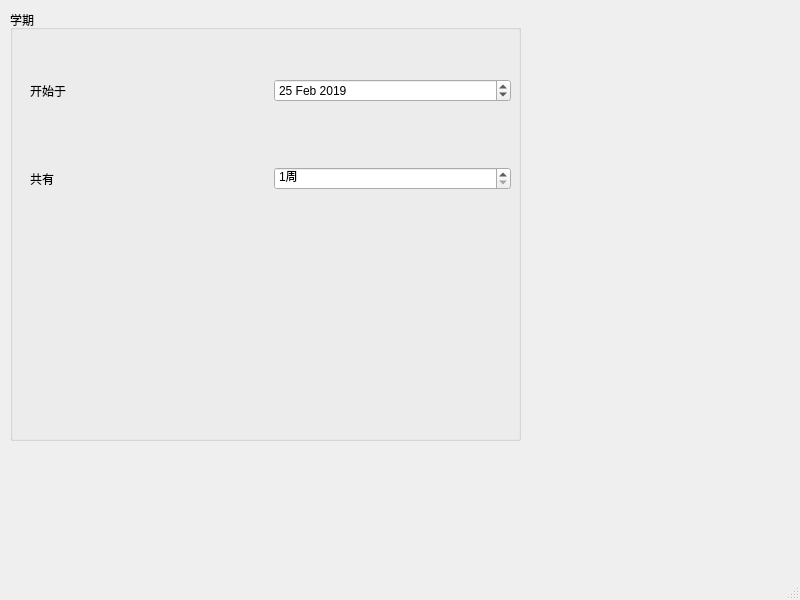
<?xml version="1.0" encoding="UTF-8"?>
<ui version="4.0">
 <class>SettingWindow</class>
 <widget class="QMainWindow" name="SettingWindow">
  <property name="geometry">
   <rect>
    <x>0</x>
    <y>0</y>
    <width>800</width>
    <height>600</height>
   </rect>
  </property>
  <property name="windowTitle">
   <string>设置界面</string>
  </property>
  <widget class="QWidget" name="centralwidget">
   <widget class="QGroupBox" name="groupBox">
    <property name="geometry">
     <rect>
      <x>10</x>
      <y>10</y>
      <width>511</width>
      <height>431</height>
     </rect>
    </property>
    <property name="title">
     <string>学期</string>
    </property>
    <widget class="QWidget" name="verticalLayoutWidget">
     <property name="geometry">
      <rect>
       <x>20</x>
       <y>10</y>
       <width>481</width>
       <height>231</height>
      </rect>
     </property>
     <layout class="QVBoxLayout" name="verticalLayout">
      <item>
       <layout class="QHBoxLayout" name="horizontalLayout">
        <item>
         <widget class="QLabel" name="label">
          <property name="text">
           <string>开始于</string>
          </property>
         </widget>
        </item>
        <item>
         <widget class="QDateEdit" name="dateEdit">
          <property name="dateTime">
           <datetime>
            <hour>0</hour>
            <minute>0</minute>
            <second>0</second>
            <year>2019</year>
            <month>2</month>
            <day>25</day>
           </datetime>
          </property>
         </widget>
        </item>
       </layout>
      </item>
      <item>
       <layout class="QHBoxLayout" name="horizontalLayout_2">
        <item>
         <widget class="QLabel" name="label_2">
          <property name="text">
           <string>共有</string>
          </property>
         </widget>
        </item>
        <item>
         <widget class="QSpinBox" name="spinBox">
          <property name="suffix">
           <string>周</string>
          </property>
          <property name="prefix">
           <string/>
          </property>
          <property name="minimum">
           <number>1</number>
          </property>
          <property name="maximum">
           <number>30</number>
          </property>
         </widget>
        </item>
       </layout>
      </item>
     </layout>
    </widget>
   </widget>
  </widget>
  <widget class="QStatusBar" name="statusbar"/>
 </widget>
 <resources/>
 <connections/>
</ui>
